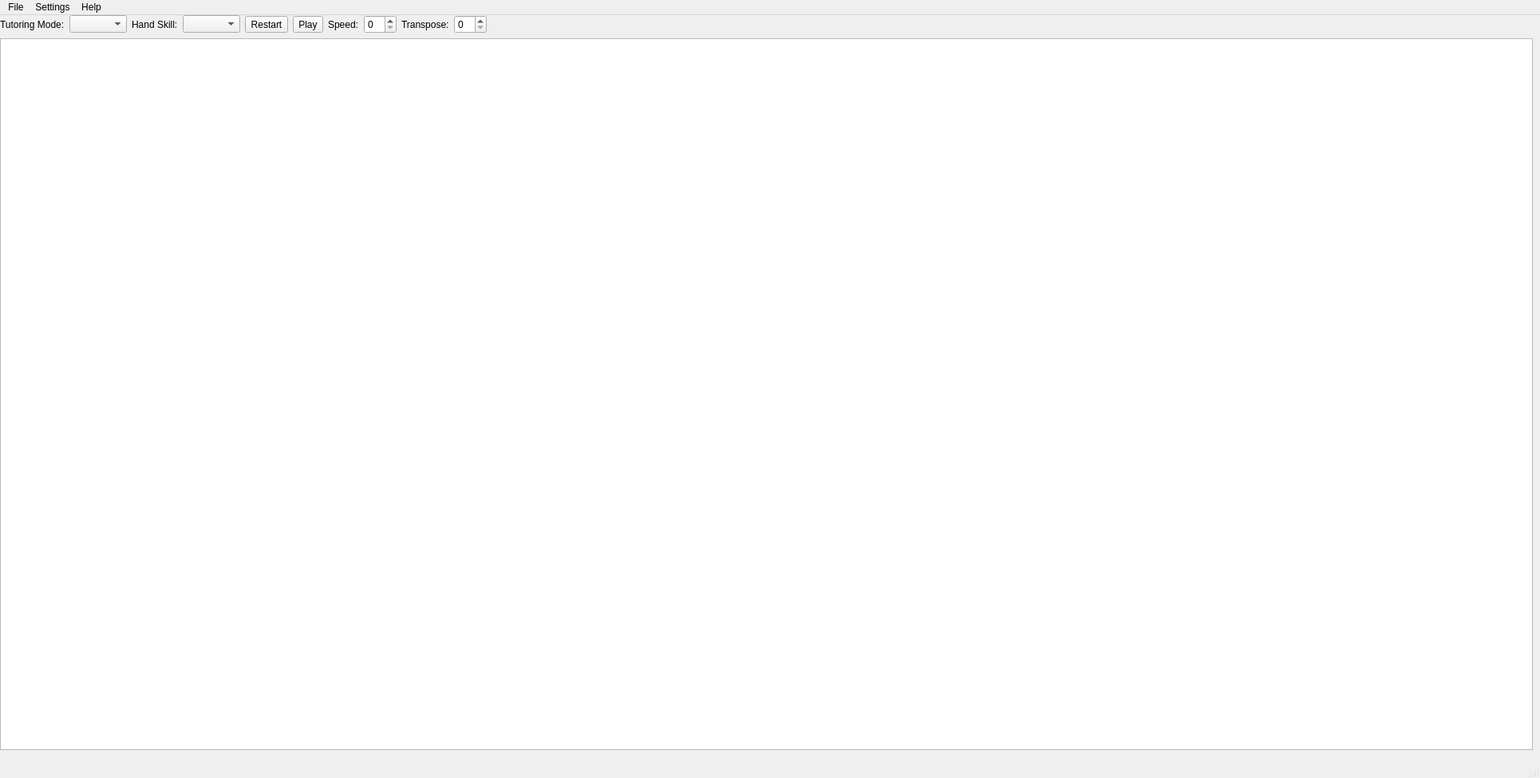
<?xml version="1.0" encoding="UTF-8"?>
<ui version="4.0">
 <class>MainWindow</class>
 <widget class="QMainWindow" name="MainWindow">
  <property name="geometry">
   <rect>
    <x>0</x>
    <y>0</y>
    <width>1930</width>
    <height>975</height>
   </rect>
  </property>
  <property name="windowTitle">
   <string>MainWindow</string>
  </property>
  <widget class="QWidget" name="centralwidget">
   <widget class="QWidget" name="gridLayoutWidget">
    <property name="geometry">
     <rect>
      <x>0</x>
      <y>0</y>
      <width>1921</width>
      <height>921</height>
     </rect>
    </property>
    <layout class="QGridLayout" name="gridLayout_central">
     <item row="1" column="0">
      <widget class="QGraphicsView" name="graphicsView_game"/>
     </item>
     <item row="0" column="0">
      <layout class="QHBoxLayout" name="horizontalLayout_live_settings">
       <item>
        <widget class="QLabel" name="label_tutoring_mode">
         <property name="text">
          <string>Tutoring Mode:</string>
         </property>
        </widget>
       </item>
       <item>
        <widget class="QComboBox" name="comboBox_tutoring_mode"/>
       </item>
       <item>
        <widget class="QLabel" name="label_hand_skill">
         <property name="text">
          <string>Hand Skill:</string>
         </property>
        </widget>
       </item>
       <item>
        <widget class="QComboBox" name="comboBox_hand_skill"/>
       </item>
       <item>
        <widget class="QToolButton" name="toolButton_restart">
         <property name="text">
          <string>Restart</string>
         </property>
        </widget>
       </item>
       <item>
        <widget class="QToolButton" name="toolButton_play">
         <property name="text">
          <string>Play</string>
         </property>
        </widget>
       </item>
       <item>
        <widget class="QLabel" name="label_speed">
         <property name="text">
          <string>Speed:</string>
         </property>
        </widget>
       </item>
       <item>
        <widget class="QSpinBox" name="spinBox_speed"/>
       </item>
       <item>
        <widget class="QLabel" name="label_transpose">
         <property name="text">
          <string>Transpose:</string>
         </property>
        </widget>
       </item>
       <item>
        <widget class="QSpinBox" name="spinBox_transpose"/>
       </item>
       <item>
        <spacer name="horizontalSpacer">
         <property name="orientation">
          <enum>Qt::Horizontal</enum>
         </property>
         <property name="sizeHint" stdset="0">
          <size>
           <width>40</width>
           <height>20</height>
          </size>
         </property>
        </spacer>
       </item>
      </layout>
     </item>
    </layout>
   </widget>
  </widget>
  <widget class="QMenuBar" name="menubar">
   <property name="geometry">
    <rect>
     <x>0</x>
     <y>0</y>
     <width>1930</width>
     <height>26</height>
    </rect>
   </property>
   <widget class="QMenu" name="menuFile">
    <property name="title">
     <string>File</string>
    </property>
    <addaction name="actionOpenFile"/>
    <addaction name="actionRecord"/>
    <addaction name="separator"/>
    <addaction name="actionSave_File"/>
    <addaction name="separator"/>
    <addaction name="actionExit"/>
   </widget>
   <widget class="QMenu" name="menuSettings">
    <property name="title">
     <string>Settings</string>
    </property>
    <addaction name="actionConfig"/>
   </widget>
   <widget class="QMenu" name="menuHelp">
    <property name="title">
     <string>Help</string>
    </property>
    <addaction name="actionWebsite"/>
    <addaction name="actionAbout"/>
   </widget>
   <addaction name="menuFile"/>
   <addaction name="menuSettings"/>
   <addaction name="menuHelp"/>
  </widget>
  <widget class="QStatusBar" name="statusbar"/>
  <action name="actionOpenFile">
   <property name="text">
    <string>Open File...</string>
   </property>
  </action>
  <action name="actionConvert_to_MIDI">
   <property name="text">
    <string>Convert to MIDI</string>
   </property>
  </action>
  <action name="actionSave_File">
   <property name="text">
    <string>Save Files...</string>
   </property>
  </action>
  <action name="actionExit">
   <property name="text">
    <string>Exit</string>
   </property>
  </action>
  <action name="actionRecord">
   <property name="text">
    <string>Record </string>
   </property>
  </action>
  <action name="actionConfig">
   <property name="text">
    <string>Config...</string>
   </property>
  </action>
  <action name="actionWebsite">
   <property name="text">
    <string>Website</string>
   </property>
  </action>
  <action name="actionAbout">
   <property name="text">
    <string>About</string>
   </property>
  </action>
 </widget>
 <tabstops>
  <tabstop>toolButton_restart</tabstop>
  <tabstop>toolButton_play</tabstop>
  <tabstop>spinBox_transpose</tabstop>
  <tabstop>graphicsView_game</tabstop>
  <tabstop>spinBox_speed</tabstop>
 </tabstops>
 <resources/>
 <connections/>
</ui>
